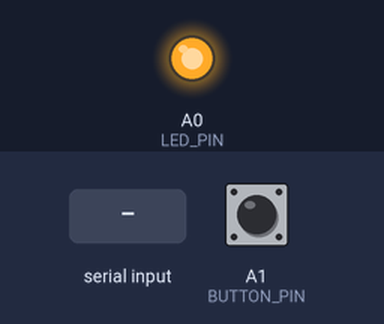
Recording of a sketch running on a simulated Arduino Uno, built with avr-gcc and run on an emulated ATmega328P. Shown: output pins drawn as LEDs (lit = HIGH). The inputs (shaded band) are chosen by the test bench; at power-on: A1 (BUTTON_PIN) HIGH. What the sketch prints to the serial monitor is not drawn.

Above: at 7.8 s.
7.9 s: "1" received over Serial
At 8.3 s:
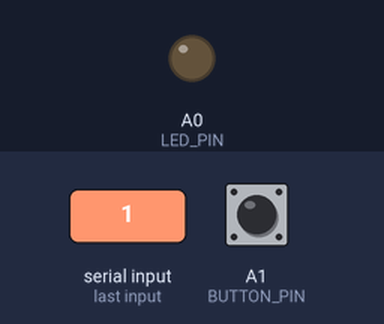
9.5 s: "0" received over Serial
At 10.7 s:
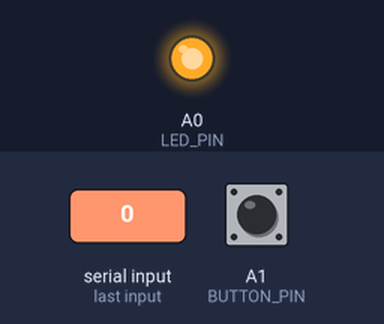
Timing chart, 0 to 12.5 s (numbered marks = the images above; inputs shaded):
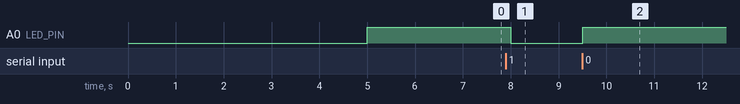

The sketch:

BuildButton.ino
```cpp
#define BUTTON_PIN    A1
#define LED_PIN       A0

#define DELAY_TIME    100
#define DEBOUNCE_TIME 1000

void setup()
{
  delay(5000);

  Serial.begin(9600);
  Serial.println("Beginning...");

  pinMode(BUTTON_PIN, INPUT);
  digitalWrite(BUTTON_PIN, HIGH); // connect internal pull-up

  pinMode(LED_PIN, OUTPUT);
  digitalWrite(LED_PIN, HIGH);
}

boolean handle_button()
{
  int button_pressed = !digitalRead(BUTTON_PIN); // pin low -> pressed
  return button_pressed;
}

void loop()
{
  // handle button
  boolean button_pressed = handle_button();

  if (button_pressed)
  {
    Serial.println("press");
    delay(DEBOUNCE_TIME);
  }

  while (Serial.available())
  {
    char cmd = Serial.read();

    if (cmd == '1')
    {
      digitalWrite(LED_PIN, LOW);
    }
    else if (cmd == '0')
    {
      digitalWrite(LED_PIN, HIGH);
    }
  }

  delay(DELAY_TIME);
}
```

Measured:
- after the input at 7.9 s, A0 (LED_PIN): HIGH → LOW after 0.10 s
- after the input at 9.5 s, A0 (LED_PIN): LOW → HIGH at once
